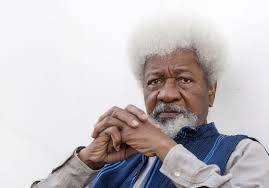
#> input picture week_4/img/wole.jpg, 269 x 188 px
$ jupyter execute practice-3.ipynb
#> lines starting #> are read from the running program, lines starting #| are printed output that depends on the picture
[cell 1]
# Robert Edge Detection

import cv2
import numpy as np

# Load the image
image = cv2.imread('img/wole.jpg', cv2.IMREAD_GRAYSCALE)
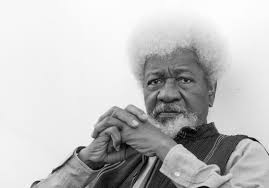
#> image: shape (188, 269); min 0, max 255, mean 194.5

# Perform Gausian Blur
image = cv2.GaussianBlur(image, (5,5), 0)
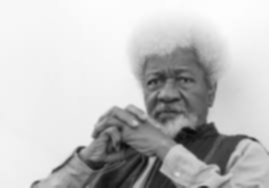
#> image: shape (188, 269); min 9, max 254, mean 194.5

# Define Robert kernels
kernel_x = np.array([[1, 0],
                     [0, -1]])

kernel_y = np.array([[0, 1],
                     [-1, 0]])

# App,y Robert edge detection
robert_x = cv2.filter2D(image, -1, kernel_x)
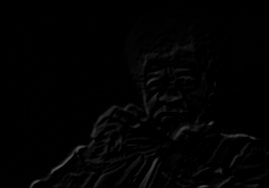
#> robert_x: shape (188, 269); min 0, max 85, mean 2.4
robert_y = cv2.filter2D(image, -1, kernel_y)
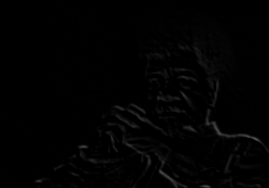
#> robert_y: shape (188, 269); min 0, max 83, mean 2

# Combine the gradient images
robert_combined = np.sqrt(np.square(robert_x) + np.square(robert_y))
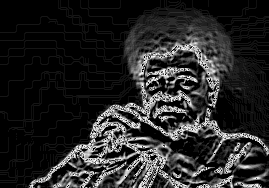
#> robert_combined: shape (188, 269) float16; min 0, max 15.91, mean 2.42; drawn with min black and max white

# Display the original image and the Robert edges
cv2.imshow('Original', image)
cv2.imshow('Robert Edges', np.uint8(robert_combined))

# Wait for a key press and close all windows
cv2.waitKey(0)
cv2.destroyAllWindows()
